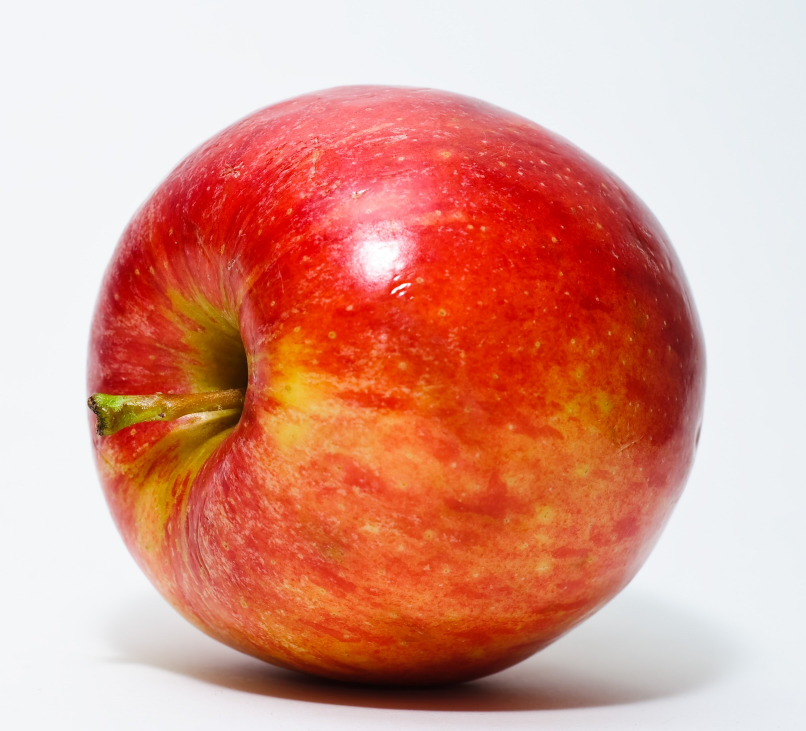
#> input picture repo_fruit/data/test_images/apple.jpg, 2418 x 2192 px (shown at 1/3 size)
$ python -i vegetable_service.py   (imports and definitions only)
#> lines starting #> are read from the running program, lines starting #| are printed output that depends on the picture; after the words box and inside, x2 and y2 are one past the last pixel; in counts of white or black regions, pixels touching at a corner belong together
#> further down, picture is the input picture: shape (2192, 2418, 3); mean B, G, R 140.5, 155.7, 219.8
import logging
import cv2
import numpy as np
from typing import Tuple, Dict, Any, Optional

logger = logging.getLogger("freshgrade.vegetable_service")

def get_produce_body_mask(image_np: np.ndarray) -> Tuple[np.ndarray, np.ndarray]:
    """
    Extracts binary produce mask and body surface mask excluding green calyx/stem leaves and specular glare.
    """
    hsv = cv2.cvtColor(image_np, cv2.COLOR_BGR2HSV)
#> hsv: shape (2192, 2418, 3); mean H, S, V 65.4, 106, 222.2
    gray = cv2.cvtColor(image_np, cv2.COLOR_BGR2GRAY)
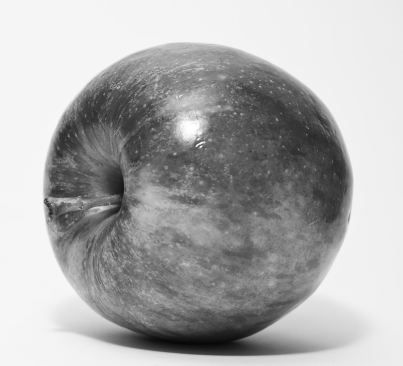
#> gray: shape (2192, 2418) (shown at 1/6 size); min 6, max 255, mean 173.1

    s_mask = cv2.inRange(hsv, np.array([0, 25, 20]), np.array([180, 255, 255]))
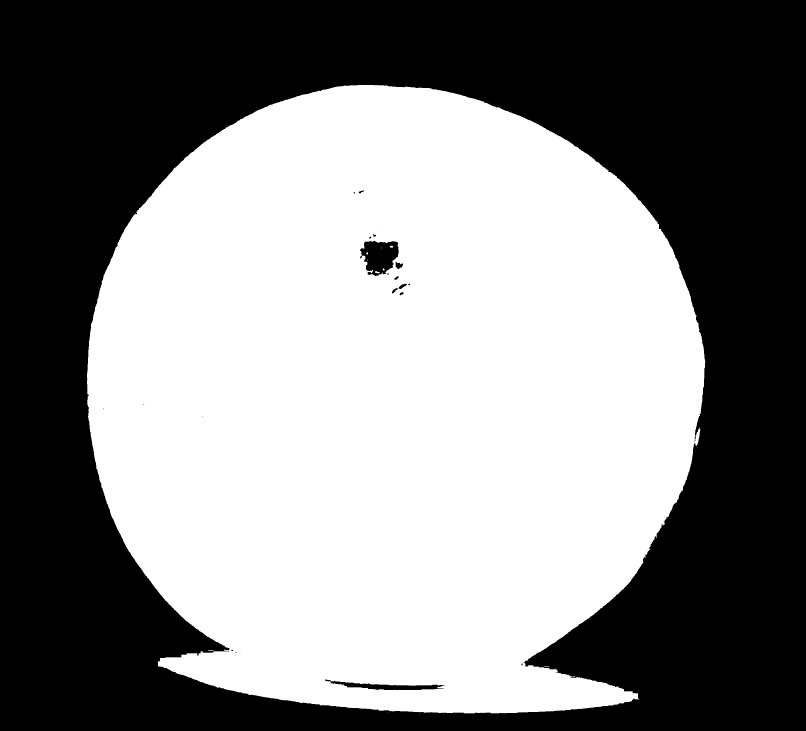
#> s_mask: shape (2192, 2418) (shown at 1/3 size); 52.1% white; 30 black regions (18 under 20 px), largest, box (x1, y1, x2, y2) and area: (0, 0, 2418, 2192) 2523616, (1080, 722, 1196, 828) 8530, (976, 2038, 1336, 2070) 4261
    v_mask = cv2.inRange(hsv, np.array([0, 0, 15]), np.array([180, 255, 240]))
#> v_mask: shape (2192, 2418); 53% white; 5582 black regions (4946 under 20 px), largest, box (x1, y1, x2, y2) and area: (0, 0, 2418, 2192) 2128675, (716, 282, 1426, 953) 242842, (1003, 1197, 1319, 1478) 43176
    produce_mask = cv2.bitwise_and(s_mask, v_mask)
#> produce_mask: shape (2192, 2418); 45.6% white; 3479 white regions (3196 under 20 px), largest, box (x1, y1, x2, y2) and area: (261, 255, 2116, 2140) 2384367, (1011, 843, 1081, 906) 1175, (1262, 682, 1319, 734) 665

    kernel = cv2.getStructuringElement(cv2.MORPH_ELLIPSE, (7, 7))
    produce_mask = cv2.morphologyEx(produce_mask, cv2.MORPH_CLOSE, kernel)
#> produce_mask: shape (2192, 2418); 47.8% white; 785 white regions (716 under 20 px), largest, box (x1, y1, x2, y2) and area: (261, 255, 2116, 2140) 2526364, (1096, 480, 1177, 552) 1217, (1044, 560, 1103, 599) 794

    if np.count_nonzero(produce_mask) < (produce_mask.size * 0.05):
        _, produce_mask = cv2.threshold(gray, 10, 255, cv2.THRESH_BINARY)

    # Green Calyx/Stem Mask
    green_calyx_mask = cv2.inRange(hsv, np.array([35, 30, 30]), np.array([85, 255, 255]))
#> green_calyx_mask: shape (2192, 2418); 0.02% white; 3 white regions (1 under 20 px), largest, box (x1, y1, x2, y2) and area: (320, 1193, 373, 1220) 813, (295, 1188, 304, 1193) 38

    # Specular Highlight Glare Mask
    specular_mask = cv2.inRange(hsv, np.array([0, 0, 235]), np.array([180, 40, 255]))
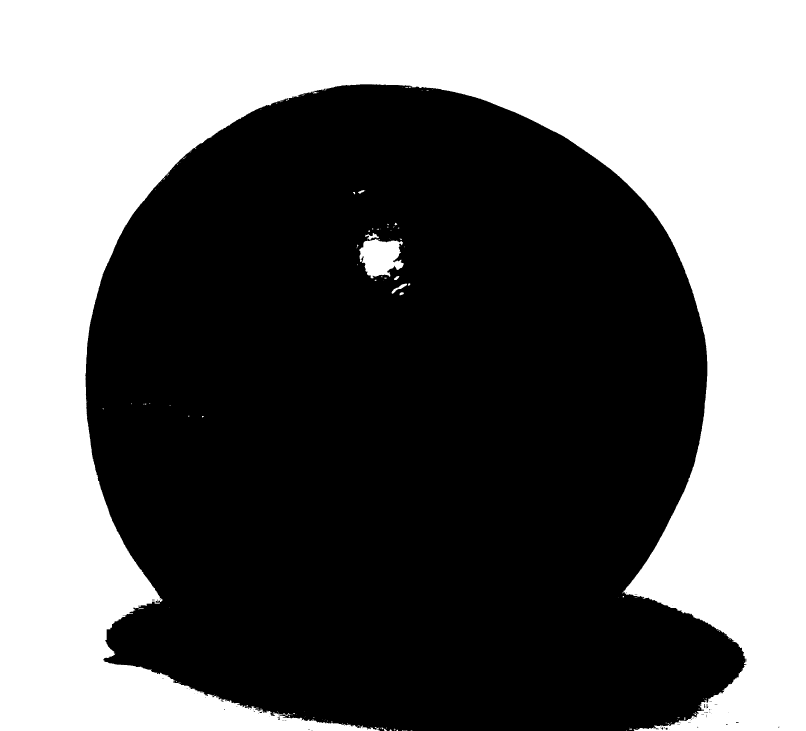
#> specular_mask: shape (2192, 2418) (shown at 1/3 size); 42.5% white; 167 white regions (150 under 20 px), largest, box (x1, y1, x2, y2) and area: (0, 0, 2418, 2192) 2237723, (1078, 717, 1211, 835) 10846, (1175, 851, 1221, 881) 378

    body_surface_mask = produce_mask.copy()
    body_surface_mask[green_calyx_mask > 0] = 0
#> body_surface_mask: shape (2192, 2418); 47.8% white; 792 white regions (723 under 20 px), largest, box (x1, y1, x2, y2) and area: (261, 255, 2116, 2140) 2525500, (1096, 480, 1177, 552) 1217, (1044, 560, 1103, 599) 794
    body_surface_mask[specular_mask > 0] = 0
#> body_surface_mask: shape (2192, 2418); 47.8% white; 792 white regions (723 under 20 px), largest, box (x1, y1, x2, y2) and area: (261, 255, 2116, 2140) 2525246, (1096, 480, 1177, 552) 1217, (1044, 560, 1103, 599) 773

    if np.count_nonzero(body_surface_mask) < (produce_mask.size * 0.02):
        body_surface_mask = produce_mask

    return produce_mask, body_surface_mask

class VegetableQualityService:
    """Vegetable Quality Inspection Service incorporating VegQual 14-class dataset rules and CV inference."""

    SUPPORTED_VEGETABLES = [
        "Tomato", "Potato", "Bitter Gourd", "Pointed Gourd", "Onion", "Capsicum", "Brinjal"
    ]

    def predict_quality(
        self, image_np: np.ndarray, veg_type: Optional[str] = None
    ) -> Tuple[str, float, str, Dict[str, float]]:
        """
        Runs vegetable quality inference using evidence-based metrics on the isolated vegetable body area.
        Returns: (condition, confidence, model_name, evidence_dict)
        """
        model_name = "vegqual_yolo_quality_engine"
        if image_np is None or image_np.size == 0:
            evidence = {"rot_ratio_pct": 0.0, "discolor_ratio_pct": 0.0, "defect_density_pct": 0.0, "avg_sat": 50.0, "produce_area_pct": 35.0}
            return "Fresh", 0.90, model_name, evidence

        # 1. Isolate Produce & Vegetable Body Mask
        produce_mask, body_mask = get_produce_body_mask(image_np)
        body_pixels = np.count_nonzero(body_mask)
#> body_pixels = 2534563
        if body_pixels == 0:
            body_pixels = body_mask.size
            body_mask = np.ones_like(body_mask) * 255

        hsv = cv2.cvtColor(image_np, cv2.COLOR_BGR2HSV)
        b, g, r = cv2.split(image_np)
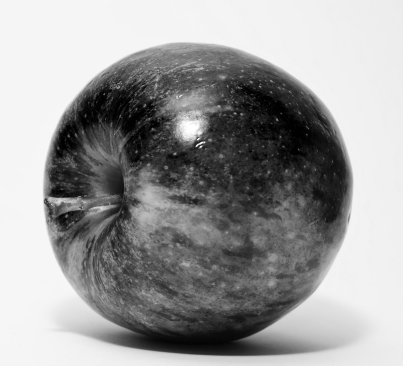
#> g: shape (2192, 2418) (shown at 1/6 size); min 0, max 255, mean 155.7
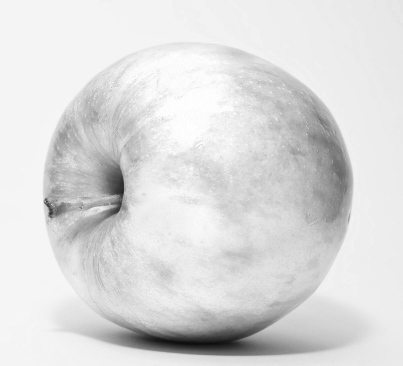
#> r: shape (2192, 2418) (shown at 1/6 size); min 13, max 255, mean 219.8

        produce_area_pct = round((body_pixels / body_mask.size) * 100, 1)
#> produce_area_pct = 47.8

        # 2. Defect Feature Extraction strictly inside vegetable body region
        dark_decay_mask = cv2.inRange(hsv, np.array([0, 0, 0]), np.array([180, 255, 60]))
#> dark_decay_mask: shape (2192, 2418); 0.79% white; 28 white regions (19 under 20 px), largest, box (x1, y1, x2, y2) and area: (843, 2007, 1478, 2099) 37783, (696, 1065, 744, 1171) 3165, (694, 1218, 729, 1273) 481
        rot_pixels = np.count_nonzero(cv2.bitwise_and(dark_decay_mask, body_mask))
#> rot_pixels = 37902
        dark_rot_ratio = rot_pixels / body_pixels
#> dark_rot_ratio = 0.015

        mold_mask = cv2.inRange(hsv, np.array([0, 0, 30]), np.array([180, 30, 190]))
#> mold_mask: shape (2192, 2418); 0.42% white; 71 white regions (62 under 20 px), largest, box (x1, y1, x2, y2) and area: (1551, 1928, 2013, 2132) 19026, (1993, 706, 2117, 1210) 2346, (2090, 1272, 2104, 1318) 140
        mold_pixels = np.count_nonzero(cv2.bitwise_and(mold_mask, body_mask))
#> mold_pixels = 7467
        discolored_ratio = mold_pixels / body_pixels
#> discolored_ratio = 0.00295

        filtered_r = cv2.bilateralFilter(r, 9, 75, 75)
        edges = cv2.Canny(filtered_r, 80, 180)
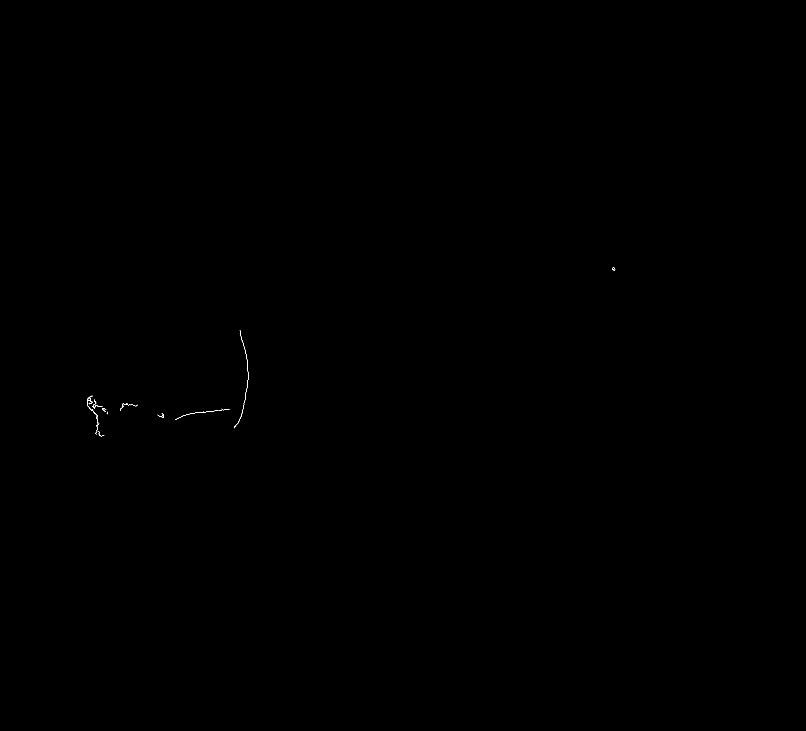
#> edges: shape (2192, 2418) (shown at 1/3 size); 0.02% white in thin lines or dots, all inside (x1, y1, x2, y2) = (262, 803, 1846, 1310)
        edges_body = cv2.bitwise_and(edges, body_mask)
        defect_density = np.count_nonzero(edges_body) / body_pixels
#> defect_density = 0.000422

        s_channel = hsv[:, :, 1]
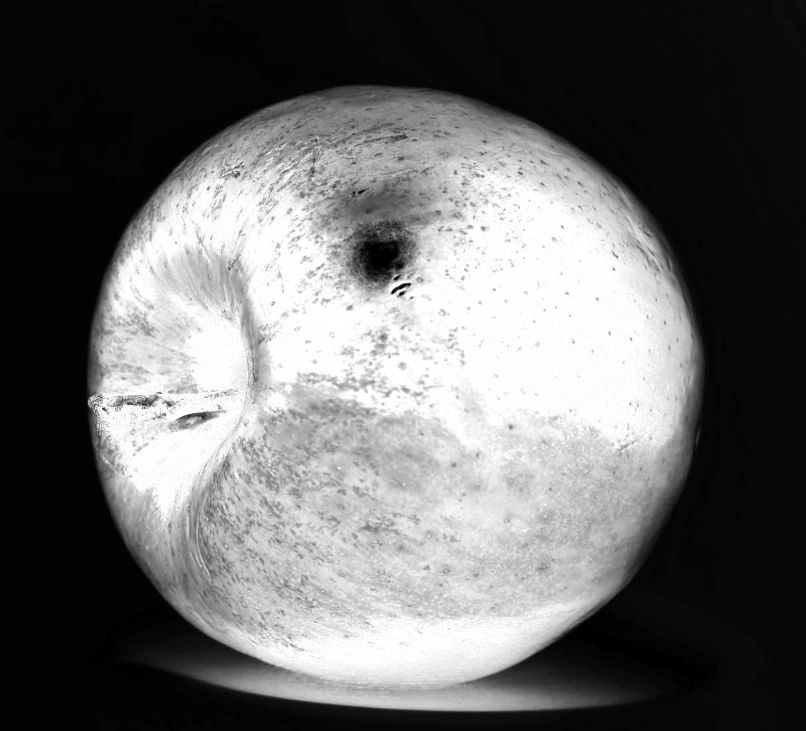
#> s_channel: shape (2192, 2418) (shown at 1/3 size); min 0, max 255, mean 106
        sat_values = s_channel[body_mask > 0]
        avg_sat = float(np.mean(sat_values)) if len(sat_values) > 0 else 50.0
#> avg_sat = 201.5

        evidence_dict = {
            "rot_ratio_pct": round(dark_rot_ratio * 100, 2),
            "discolor_ratio_pct": round(discolored_ratio * 100, 2),
            "defect_density_pct": round(defect_density * 100, 2),
            "avg_sat": round(avg_sat, 1),
            "produce_area_pct": produce_area_pct
        }
#> evidence_dict = {'rot_ratio_pct': 1.5, 'discolor_ratio_pct': 0.29, 'defect_density_pct': 0.04, 'avg_sat': 201.5, 'produce_area_pct': 47.8}

        logger.info(f"Vegetable Measured Evidence -> {evidence_dict}")

        # 3. VegQual Defect Decision Boundaries
        # Calibrated thresholds: >5% dark rot or >3% mold or >6% combined rot+mold = Rotten
        if dark_rot_ratio > 0.05 or discolored_ratio > 0.03 or (dark_rot_ratio + discolored_ratio) > 0.06 or defect_density > 0.06:
            condition = "Rotten"
            confidence = min(0.97, max(0.85, 0.78 + dark_rot_ratio * 3.0 + discolored_ratio * 2.5))

        elif dark_rot_ratio > 0.02 or discolored_ratio > 0.015 or defect_density > 0.03:
            condition = "Defective"
            confidence = min(0.94, max(0.75, 0.70 + defect_density * 4.0))

        else:
            condition = "Fresh"
            confidence = min(0.96, max(0.82, 0.76 + (avg_sat / 255.0) * 0.18))
#> confidence = 0.902

        return condition, float(confidence), model_name, evidence_dict

vegetable_service = VegetableQualityService()

>>> import cv2
>>> picture = cv2.imread('../../../repo_fruit/data/test_images/apple.jpg')
>>> result = VegetableQualityService().predict_quality(picture)

$ run again, on repo_fruit/data/test_images/banana.jpg
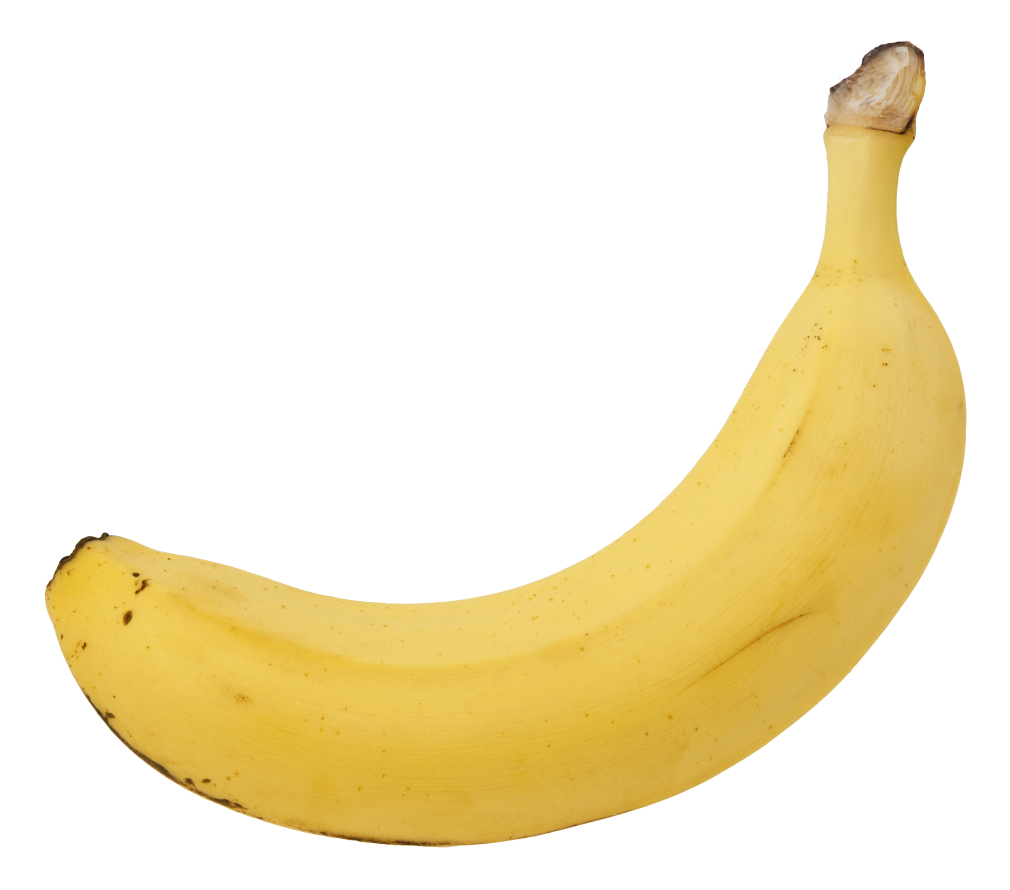
#> input picture repo_fruit/data/test_images/banana.jpg, 3030 x 2670 px (shown at 1/3 size)
#> picture is the input picture: shape (2670, 3030, 3); mean B, G, R 204.4, 235.5, 246.2
#> hsv: shape (2670, 3030, 3); mean H, S, V 6.8, 47.4, 246.2
#> in get_produce_body_mask, `s_mask = cv2.inRange(hsv, np.array([0, 25, 20]), np.array([180, 255, 2..`:
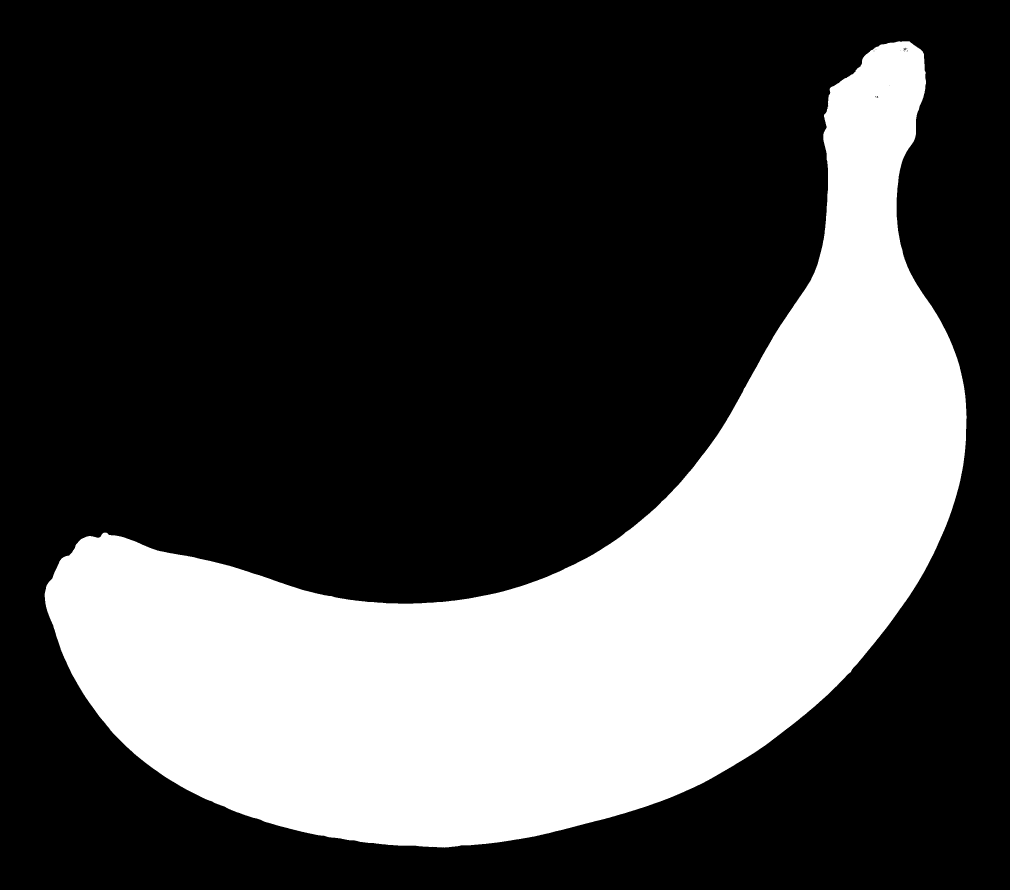
#> s_mask: shape (2670, 3030) (shown at 1/3 size); 29.7% white; 2 white regions (1 under 20 px), largest, box (x1, y1, x2, y2) and area: (134, 124, 2900, 2543) 2399763
#> v_mask: shape (2670, 3030); 27.6% white; 4906 white regions (4768 under 20 px), largest, box (x1, y1, x2, y2) and area: (134, 123, 2900, 2543) 2212650, (1865, 1597, 1945, 1693) 1436, (1855, 1688, 1921, 1740) 832
#> green_calyx_mask: shape (2670, 3030); every value is 0
#> specular_mask: shape (2670, 3030); 70.3% white; 7 black regions (6 under 20 px), largest, box (x1, y1, x2, y2) and area: (134, 123, 2899, 2542) 2398998
#> body_surface_mask: shape (2670, 3030); 29.2% white; 174 white regions (162 under 20 px), largest, box (x1, y1, x2, y2) and area: (134, 124, 2899, 2542) 2360225, (2203, 1429, 2235, 1452) 139, (2225, 1420, 2245, 1433) 93
#> body_pixels = 2361189
#> produce_area_pct = 29.2
#> dark_decay_mask: shape (2670, 3030); 0.01% white; 21 white regions (16 under 20 px), largest, box (x1, y1, x2, y2) and area: (2718, 358, 2735, 388) 122, (181, 1668, 208, 1683) 102, (2699, 394, 2715, 402) 70, (316, 1602, 326, 1610) 40, (263, 1618, 277, 1623) 35
#> rot_pixels = 425
#> dark_rot_ratio = 0.00018
#> mold_mask: shape (2670, 3030); 0% white in thin lines or dots, all inside (x1, y1, x2, y2) = (326, 124, 2767, 1605)
#> mold_pixels = 87
#> discolored_ratio = 3.68e-05
#> edges: shape (2670, 3030); 0.07% white in thin lines or dots, all inside (x1, y1, x2, y2) = (134, 123, 2778, 2542)
#> edges_body: shape (2670, 3030); 0.06% white in thin lines or dots, all inside (x1, y1, x2, y2) = (134, 124, 2778, 2542)
#> defect_density = 0.00192
#> in predict_quality, `s_channel = hsv[:, :, 1]`:
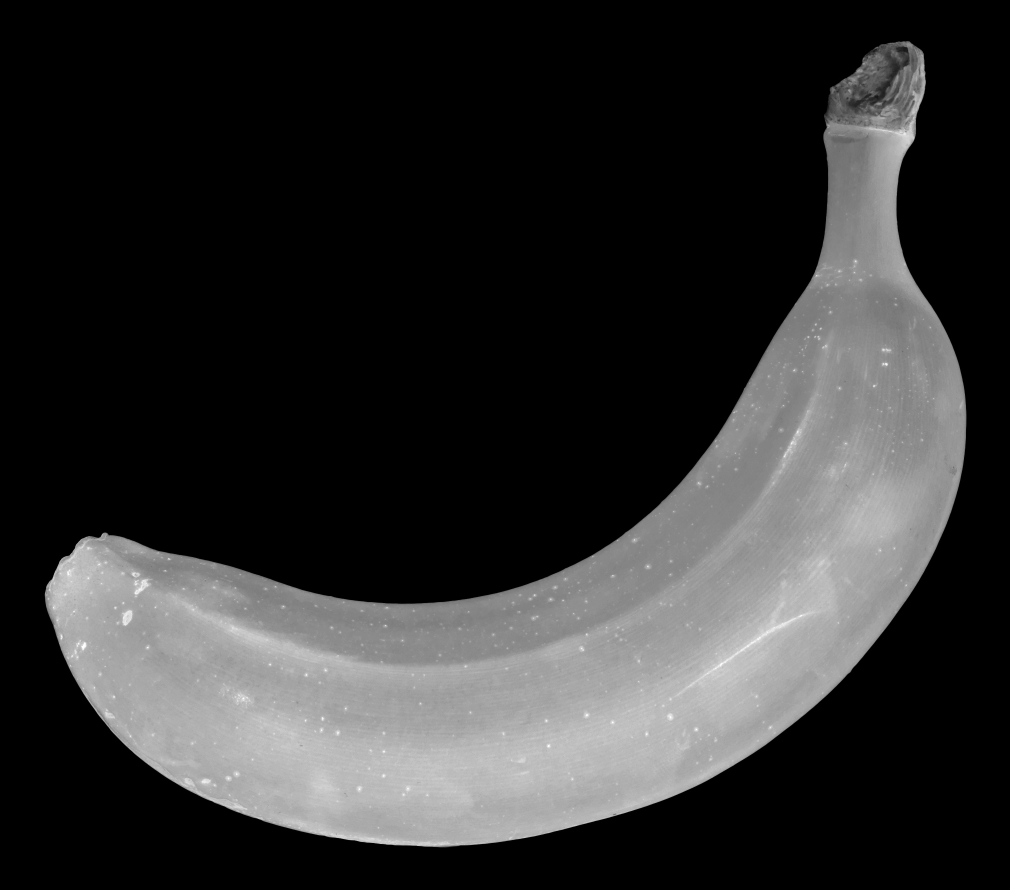
#> s_channel: shape (2670, 3030) (shown at 1/3 size); min 0, max 255, mean 47.4
#> avg_sat = 160.3
#> evidence_dict = {'rot_ratio_pct': 0.02, 'discolor_ratio_pct': 0, 'defect_density_pct': 0.19, 'avg_sat': 160.3, 'produce_area_pct': 29.2}
#> confidence = 0.873
